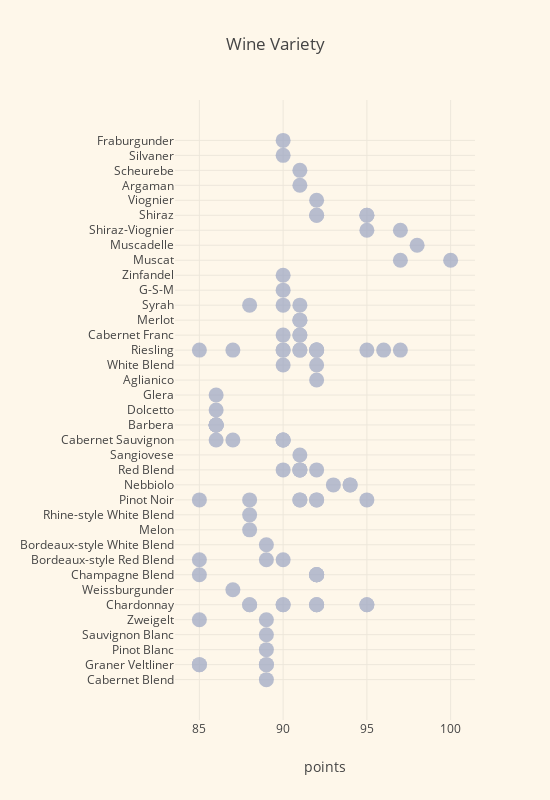

This figure's notebook cell:
### Code cell
plotly.offline.iplot(figure)

### Figure 1 — Plotly figure (JSON) as saved in the notebook; plotly's stock layout.template omitted (floating-point values rounded to 4 significant figures)
{"data": [{"marker": {"color": "rgb(155, 165, 195)", "size": 15}, "mode": "markers", "opacity": 0.7, "type": "scatter", "x": [89, 89, 89, 89, 89, 89, 85, 85, 85, 90, 87, 95, 95, 85, 89, 89, 88, 88, 92, 92, 92, 92, 92, 92, 92, 92, 92, 92, 94, 94, 93, 91, 91, 90, 90, 86, 86, 86, 86, 86, 86, 86, 86, 92, 92, 92, 91, 91, 91, 91, 91, 91, 88, 88, 88, 88, 90, 90, 90, 90, 90, 90, 85, 85, 85, 95, 100, 98, 97, 97, 95, 95, 95, 92, 92, 92, 91, 91, 91, 91, 90, 87, 90, 91, 90, 86, 97, 96, 95, 92, 92, 92, 91, 91, 92, 90, 90, 90, 90, 87], "y": ["Cabernet Blend", "Graner Veltliner", "Pinot Blanc", "Sauvignon Blanc", "Zweigelt", "Graner Veltliner", "Graner Veltliner", "Zweigelt", "Graner Veltliner", "Chardonnay", "Weissburgunder", "Chardonnay", "Chardonnay", "Champagne Blend", "Bordeaux-style Red Blend", "Bordeaux-style White Blend", "Melon", "Rhine-style White Blend", "Champagne Blend", "Chardonnay", "Champagne Blend", "Champagne Blend", "Chardonnay", "Champagne Blend", "Chardonnay", "Champagne Blend", "Pinot Noir", "Pinot Noir", "Nebbiolo", "Nebbiolo", "Nebbiolo", "Red Blend", "Sangiovese", "Red Blend", "Cabernet Sauvignon", "Barbera", "Dolcetto", "Barbera", "Barbera", "Barbera", "Glera", "Barbera", "Barbera", "Aglianico", "Red Blend", "White Blend", "Red Blend", "Riesling", "Cabernet Franc", "Merlot", "Pinot Noir", "Pinot Noir", "Syrah", "Chardonnay", "Pinot Noir", "Chardonnay", "Cabernet Sauvignon", "Cabernet Franc", "G-S-M", "Chardonnay", "Cabernet Sauvignon", "Zinfandel", "Pinot Noir", "Riesling", "Bordeaux-style Red Blend", "Pinot Noir", "Muscat", "Muscadelle", "Muscat", "Shiraz-Viognier", "Shiraz", "Shiraz-Viognier", "Shiraz", "Shiraz", "Viognier", "Shiraz", "Syrah", "Red Blend", "Merlot", "Cabernet Franc", "Bordeaux-style Red Blend", "Cabernet Sauvignon", "Syrah", "Argaman", "White Blend", "Cabernet Sauvignon", "Riesling", "Riesling", "Riesling", "Riesling", "Riesling", "Riesling", "Scheurebe", "Riesling", "Riesling", "Riesling", "Silvaner", "Riesling", "Fraburgunder", "Riesling"]}], "layout": {"height": 800, "margin": {"l": 175, "r": 75}, "paper_bgcolor": "rgb(254, 247, 234)", "plot_bgcolor": "rgb(254, 247, 234)", "showlegend": false, "title": "Wine Variety", "width": 550, "xaxis": {"title": "points"}}}
